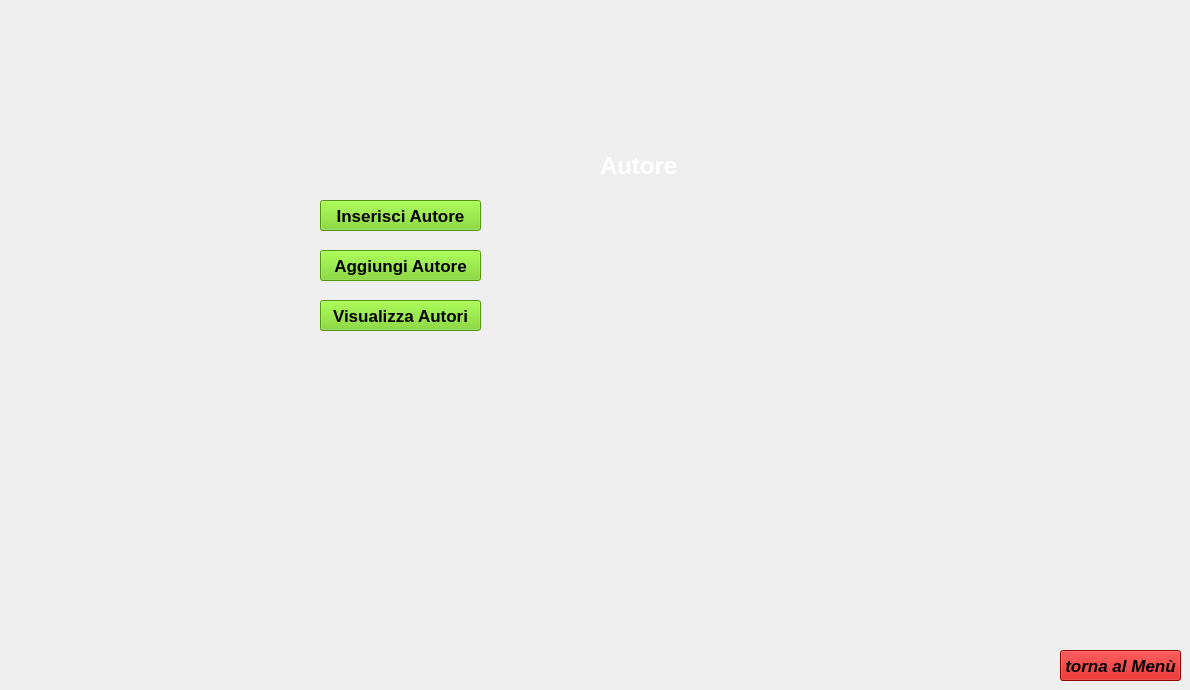
    <widget class="QWidget" name="pagina_autore">
     <widget class="QPushButton" name="tornamenu">
      <property name="geometry">
       <rect>
        <x>1060</x>
        <y>650</y>
        <width>121</width>
        <height>31</height>
       </rect>
      </property>
      <property name="font">
       <font>
        <pointsize>13</pointsize>
        <weight>75</weight>
        <italic>true</italic>
        <bold>true</bold>
        <underline>false</underline>
        <strikeout>false</strikeout>
        <kerning>true</kerning>
       </font>
      </property>
      <property name="styleSheet">
       <string notr="true">background-color: rgb(204, 0, 0);</string>
      </property>
      <property name="text">
       <string>torna al Menù</string>
      </property>
     </widget>
     <widget class="QLabel" name="Autore__">
      <property name="geometry">
       <rect>
        <x>600</x>
        <y>150</y>
        <width>91</width>
        <height>31</height>
       </rect>
      </property>
      <property name="font">
       <font>
        <pointsize>18</pointsize>
        <weight>75</weight>
        <bold>true</bold>
       </font>
      </property>
      <property name="styleSheet">
       <string notr="true">color: rgb(255, 255, 255);</string>
      </property>
      <property name="text">
       <string>Autore</string>
      </property>
     </widget>
     <widget class="QPushButton" name="Bottone_Add_Autore">
      <property name="geometry">
       <rect>
        <x>320</x>
        <y>250</y>
        <width>161</width>
        <height>31</height>
       </rect>
      </property>
      <property name="font">
       <font>
        <pointsize>13</pointsize>
        <weight>75</weight>
        <bold>true</bold>
       </font>
      </property>
      <property name="styleSheet">
       <string notr="true">background-color: rgb(115, 210, 22);</string>
      </property>
      <property name="text">
       <string>Aggiungi Autore</string>
      </property>
     </widget>
     <widget class="QPushButton" name="Bottone_inserisci_Autore_2">
      <property name="geometry">
       <rect>
        <x>320</x>
        <y>200</y>
        <width>161</width>
        <height>31</height>
       </rect>
      </property>
      <property name="font">
       <font>
        <pointsize>13</pointsize>
        <weight>75</weight>
        <bold>true</bold>
       </font>
      </property>
      <property name="styleSheet">
       <string notr="true">background-color: rgb(115, 210, 22);</string>
      </property>
      <property name="text">
       <string>Inserisci Autore</string>
      </property>
     </widget>
     <widget class="QPushButton" name="Bottone_Add_Autore_2">
      <property name="geometry">
       <rect>
        <x>320</x>
        <y>300</y>
        <width>161</width>
        <height>31</height>
       </rect>
      </property>
      <property name="font">
       <font>
        <pointsize>13</pointsize>
        <weight>75</weight>
        <bold>true</bold>
       </font>
      </property>
      <property name="styleSheet">
       <string notr="true">background-color: rgb(115, 210, 22);</string>
      </property>
      <property name="text">
       <string>Visualizza Autori</string>
      </property>
     </widget>
    </widget>
